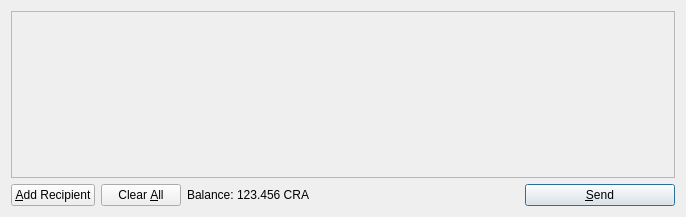
<?xml version="1.0" encoding="UTF-8"?>
<ui version="4.0">
 <class>SendCoinsDialog</class>
 <widget class="QDialog" name="SendCoinsDialog">
  <property name="geometry">
   <rect>
    <x>0</x>
    <y>0</y>
    <width>686</width>
    <height>217</height>
   </rect>
  </property>
  <property name="windowTitle">
   <string>Send Coins</string>
  </property>
  <layout class="QVBoxLayout" name="verticalLayout">
   <item>
    <widget class="QScrollArea" name="scrollArea">
     <property name="widgetResizable">
      <bool>true</bool>
     </property>
     <widget class="QWidget" name="scrollAreaWidgetContents">
      <property name="geometry">
       <rect>
        <x>0</x>
        <y>0</y>
        <width>666</width>
        <height>165</height>
       </rect>
      </property>
      <layout class="QVBoxLayout" name="verticalLayout_2">
       <property name="margin">
        <number>0</number>
       </property>
       <item>
        <layout class="QVBoxLayout" name="entries">
         <property name="spacing">
          <number>6</number>
         </property>
        </layout>
       </item>
       <item>
        <spacer name="verticalSpacer">
         <property name="orientation">
          <enum>Qt::Vertical</enum>
         </property>
         <property name="sizeHint" stdset="0">
          <size>
           <width>20</width>
           <height>40</height>
          </size>
         </property>
        </spacer>
       </item>
      </layout>
     </widget>
    </widget>
   </item>
   <item>
    <layout class="QHBoxLayout" name="horizontalLayout">
     <item>
      <widget class="QPushButton" name="addButton">
       <property name="toolTip">
        <string>Send to multiple recipients at once</string>
       </property>
       <property name="text">
        <string>&amp;Add Recipient</string>
       </property>
       <property name="icon">
        <iconset resource="../bitcoin.qrc">
         <normaloff>:/icons/add</normaloff>:/icons/add</iconset>
       </property>
       <property name="autoDefault">
        <bool>false</bool>
       </property>
      </widget>
     </item>
     <item>
      <widget class="QPushButton" name="clearButton">
       <property name="sizePolicy">
        <sizepolicy hsizetype="Minimum" vsizetype="Fixed">
         <horstretch>0</horstretch>
         <verstretch>0</verstretch>
        </sizepolicy>
       </property>
       <property name="toolTip">
        <string>Remove all transaction fields</string>
       </property>
       <property name="text">
        <string>Clear &amp;All</string>
       </property>
       <property name="icon">
        <iconset resource="../bitcoin.qrc">
         <normaloff>:/icons/remove</normaloff>:/icons/remove</iconset>
       </property>
       <property name="autoRepeatDelay">
        <number>300</number>
       </property>
       <property name="autoDefault">
        <bool>false</bool>
       </property>
      </widget>
     </item>
     <item>
      <layout class="QHBoxLayout" name="horizontalLayout_2">
       <property name="spacing">
        <number>3</number>
       </property>
       <item>
        <widget class="QLabel" name="label">
         <property name="text">
          <string>Balance:</string>
         </property>
        </widget>
       </item>
       <item>
        <widget class="QLabel" name="labelBalance">
         <property name="cursor">
          <cursorShape>IBeamCursor</cursorShape>
         </property>
         <property name="text">
          <string>123.456 CRA</string>
         </property>
         <property name="textInteractionFlags">
          <set>Qt::LinksAccessibleByMouse|Qt::TextSelectableByKeyboard|Qt::TextSelectableByMouse</set>
         </property>
        </widget>
       </item>
      </layout>
     </item>
     <item>
      <spacer name="horizontalSpacer">
       <property name="orientation">
        <enum>Qt::Horizontal</enum>
       </property>
       <property name="sizeHint" stdset="0">
        <size>
         <width>40</width>
         <height>20</height>
        </size>
       </property>
      </spacer>
     </item>
     <item>
      <widget class="QPushButton" name="sendButton">
       <property name="minimumSize">
        <size>
         <width>150</width>
         <height>0</height>
        </size>
       </property>
       <property name="toolTip">
        <string>Confirm the send action</string>
       </property>
       <property name="text">
        <string>&amp;Send</string>
       </property>
       <property name="icon">
        <iconset resource="../bitcoin.qrc">
         <normaloff>:/icons/send</normaloff>:/icons/send</iconset>
       </property>
       <property name="default">
        <bool>true</bool>
       </property>
      </widget>
     </item>
    </layout>
   </item>
  </layout>
 </widget>
 <resources>
  <include location="../bitcoin.qrc"/>
 </resources>
 <connections/>
</ui>
